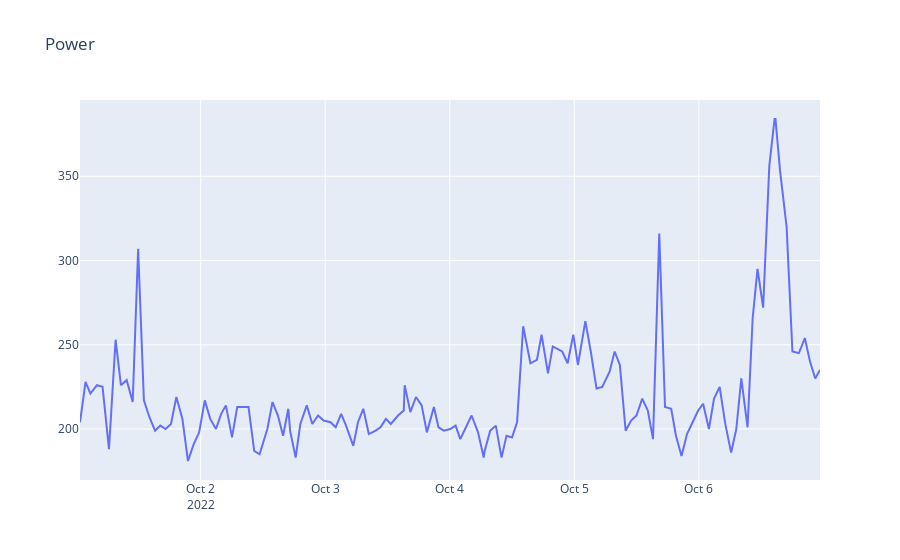

Notebook cell for this chart:
### Code cell
init_notebook_mode(connected = True)

def moving_average(series, n):
    return np.average(series[-n:])


def plotMovingAverage(series, n):

    """
    series - dataframe with timeseries
    n - rolling window size 

    """

    rolling_mean = series.rolling(window=n).mean()

    # При желании, можно строить и доверительные интервалы для сглаженных значений
    #rolling_std =  series.rolling(window=n).std()
    #upper_bond = rolling_mean+1.96*rolling_std
    #lower_bond = rolling_mean-1.96*rolling_std

    plt.figure(figsize=(15,5))
    plt.title("Moving average\n window size = {}".format(n))
    plt.plot(rolling_mean, "g", label="Rolling mean trend")

    #plt.plot(upper_bond, "r--", label="Upper Bond / Lower Bond")
    #plt.plot(lower_bond, "r--")
    plt.plot(series[n:], label="Actual values")
    plt.legend(loc="upper left")
    plt.grid(True)


def plotly_df(df, title = ''):
    data = []

    for column in df.columns:
        trace = go.Scatter(
            x = df.index,
            y = df[column],
            mode = 'lines',
            name = column
        )
        data.append(trace)

    layout = dict(title = title)
    fig = dict(data = data, layout = layout)
    iplot(fig, show_link=False)


dataset = pd.read_csv('power_08.10.2022.csv', index_col=['datetime'], parse_dates=['datetime'])
index = dataset.index
start_date = '2022-10-1'
end_date = '2022-10-07'
counter = 4101473

mask = (dataset.index > start_date) & (dataset.index <= end_date)
filtered_df = dataset
filtered_df = filtered_df.loc[mask]
filtered_df = filtered_df.loc[filtered_df["counter"] == counter].filter(items=["total"])
filtered_df = filtered_df.sort_index()

plotly_df(filtered_df, title = "Power")
print(moving_average(filtered_df.total, 1000000000))
plotMovingAverage(filtered_df, 24*7)

### Figure 1 — Plotly figure (JSON) as saved in the notebook; plotly's stock layout.template omitted (floating-point values rounded to 4 significant figures; data arrays with more than 128 entries replaced by an {"elided": "..."} marker saying what was removed)
{"data": [{"mode": "lines", "name": "total", "type": "scatter", "x": {"elided": "272 str values"}, "y": {"elided": "272 int values"}}], "layout": {"title": {"text": "Power"}}}
